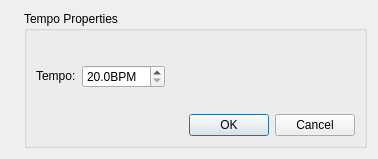
<ui version="4.0" >
 <class>TempoProperties</class>
 <widget class="QDialog" name="TempoProperties" >
  <property name="geometry" >
   <rect>
    <x>0</x>
    <y>0</y>
    <width>378</width>
    <height>159</height>
   </rect>
  </property>
  <property name="windowTitle" >
   <string>MuseScore: Tempo Text Properties</string>
  </property>
  <layout class="QVBoxLayout" name="verticalLayout" >
   <item>
    <layout class="QHBoxLayout" name="horizontalLayout" >
     <item>
      <widget class="QLabel" name="label_3" >
       <property name="sizePolicy" >
        <sizepolicy vsizetype="Ignored" hsizetype="Fixed" >
         <horstretch>0</horstretch>
         <verstretch>0</verstretch>
        </sizepolicy>
       </property>
       <property name="text" >
        <string/>
       </property>
       <property name="pixmap" >
        <pixmap resource="mscore.qrc" >:/data/bg1.jpg</pixmap>
       </property>
      </widget>
     </item>
     <item>
      <widget class="QGroupBox" name="groupBox" >
       <property name="title" >
        <string>Tempo Properties</string>
       </property>
       <property name="flat" >
        <bool>true</bool>
       </property>
       <layout class="QGridLayout" name="gridLayout" >
        <item row="0" column="1" >
         <spacer>
          <property name="orientation" >
           <enum>Qt::Vertical</enum>
          </property>
          <property name="sizeHint" stdset="0" >
           <size>
            <width>20</width>
            <height>40</height>
           </size>
          </property>
         </spacer>
        </item>
        <item row="1" column="0" >
         <widget class="QLabel" name="label" >
          <property name="sizePolicy" >
           <sizepolicy vsizetype="Fixed" hsizetype="Fixed" >
            <horstretch>0</horstretch>
            <verstretch>0</verstretch>
           </sizepolicy>
          </property>
          <property name="text" >
           <string>Tempo:</string>
          </property>
         </widget>
        </item>
        <item row="1" column="1" >
         <widget class="QDoubleSpinBox" name="tempo" >
          <property name="suffix" >
           <string>BPM</string>
          </property>
          <property name="decimals" >
           <number>1</number>
          </property>
          <property name="minimum" >
           <double>20.000000000000000</double>
          </property>
          <property name="maximum" >
           <double>400.000000000000000</double>
          </property>
         </widget>
        </item>
        <item row="1" column="2" >
         <spacer>
          <property name="orientation" >
           <enum>Qt::Horizontal</enum>
          </property>
          <property name="sizeHint" stdset="0" >
           <size>
            <width>44</width>
            <height>20</height>
           </size>
          </property>
         </spacer>
        </item>
        <item row="2" column="1" >
         <spacer>
          <property name="orientation" >
           <enum>Qt::Vertical</enum>
          </property>
          <property name="sizeHint" stdset="0" >
           <size>
            <width>20</width>
            <height>35</height>
           </size>
          </property>
         </spacer>
        </item>
        <item row="3" column="0" colspan="3" >
         <widget class="QDialogButtonBox" name="buttonBox" >
          <property name="orientation" >
           <enum>Qt::Horizontal</enum>
          </property>
          <property name="standardButtons" >
           <set>QDialogButtonBox::Cancel|QDialogButtonBox::Ok</set>
          </property>
         </widget>
        </item>
       </layout>
      </widget>
     </item>
    </layout>
   </item>
  </layout>
 </widget>
 <resources>
  <include location="mscore.qrc" />
 </resources>
 <connections>
  <connection>
   <sender>buttonBox</sender>
   <signal>accepted()</signal>
   <receiver>TempoProperties</receiver>
   <slot>accept()</slot>
   <hints>
    <hint type="sourcelabel" >
     <x>248</x>
     <y>254</y>
    </hint>
    <hint type="destinationlabel" >
     <x>157</x>
     <y>274</y>
    </hint>
   </hints>
  </connection>
  <connection>
   <sender>buttonBox</sender>
   <signal>rejected()</signal>
   <receiver>TempoProperties</receiver>
   <slot>reject()</slot>
   <hints>
    <hint type="sourcelabel" >
     <x>316</x>
     <y>260</y>
    </hint>
    <hint type="destinationlabel" >
     <x>286</x>
     <y>274</y>
    </hint>
   </hints>
  </connection>
 </connections>
</ui>
